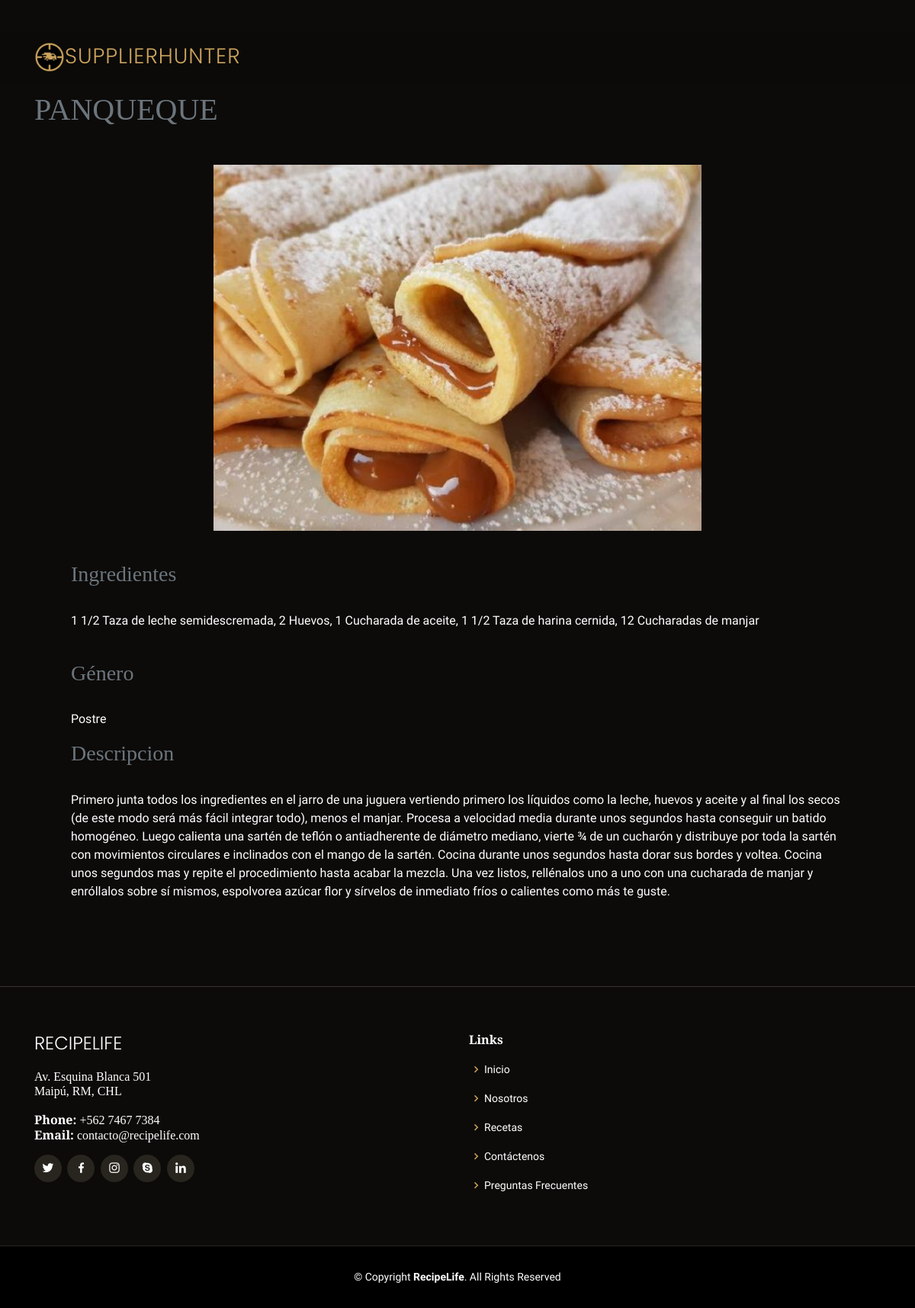
Screenshot of /catalogo/recetas/4 with the database file from the repository.
### catalogo/models.py (models this page shows, shortened)
class Receta(models.Model):
    titulo = models.CharField(max_length=200)
    imagen = models.ImageField(null=True, blank=True)
    ingredientes = models.TextField(max_length=300)
    tipo = models.ForeignKey('Tipo', on_delete=models.SET_NULL, null=True, blank=False)
    descripcion = models.TextField(max_length=1000)

class Tipo(models.Model):
	nombre = models.CharField(max_length=200)
	class Meta:
		ordering = ['nombre']

### catalogo/views.py (the view)
# urls.py: path('recetas/<str:pk>', views.RecetaDetailView.as_view(), name='receta_detail'),
class RecetaDetailView(generic.DetailView):
    model = Receta

### catalogo/templates/catalogo/receta_detail.html
{% extends "base_generic.html" %}
{% block content %}
<br><br><br><br><br>
{% load static %}
<header class="masthead">
    <div class="container d-flex flex-column ">
        <h1 class="page-section-heading text-uppercase text-secondary mb-0"> {{ receta.titulo}}
        </h1>
        <div class="container p-5">
            <div class="">
                <p class="centrado"><img src="{{ receta.imagen.url }}" width="640" height="480"></p>
                <br>
                <h3 class="descripcion text-secondary">Ingredientes</h3>
                <br>
                <p class="texto" style="text-align:left" >{{ receta.ingredientes }}</p>
                <br>
                <h3 class="descripcion text-secondary">Género</h3>
                <br>
                {% if receta.tipo %}
                <p class="texto" style="text-align:left">{{receta.tipo.nombre}} </p>
                {% else %}
                <p class="texto" style="text-align:left">No hay un tipo asociado a esta receta</p>
                {% endif %}
                <h3 class="descripcion text-secondary">Descripcion</h3>
                <br>
                <p class="texto" style="text-align:left">{{receta.descripcion}}</p>
            </div>
        </div>
</header>
{% endblock %}

### catalogo/static/css/style.css (style rules this page uses)
body { font-family: "Open Sans", sans-serif; background: #0c0b09; color: #fff; }
h1, h2, h3, h4, h5, h6 { font-family: "Playfair Display", serif; }
p { text-align: center; }
p.centrado { text-align: center; }

### rows the page displays
Receta: titulo "PANQUEQUE", imagen (picture), ingredientes "1 1/2 Taza de leche semidescremada, 2 Huevos, 1 Cucharada de aceite, 1 1/2 Taza de harina cernida, 12 Cucharadas de manjar", tipo.nombre "Postre", descripcion "Primero junta todos los ingredientes en el jarro de una juguera vertiendo primero los líquidos como la leche, huevos y aceite y al final los secos (de este modo será más fácil integrar todo), menos el manjar. Procesa a velocidad media durante unos segundos hasta conseguir un batido homogéneo. Luego calienta una sartén de teflón o antiadherente de diámetro mediano, vierte ¾ de un cucharón y distribuye por toda la sartén con movimientos circulares e inclinados con el mango de la sartén. Cocina durante unos segundos hasta dorar sus bordes y voltea. Cocina unos segundos mas y repite el procedimiento hasta acabar la mezcla. Una vez listos, rellénalos uno a uno con una cucharada de manjar y…"
